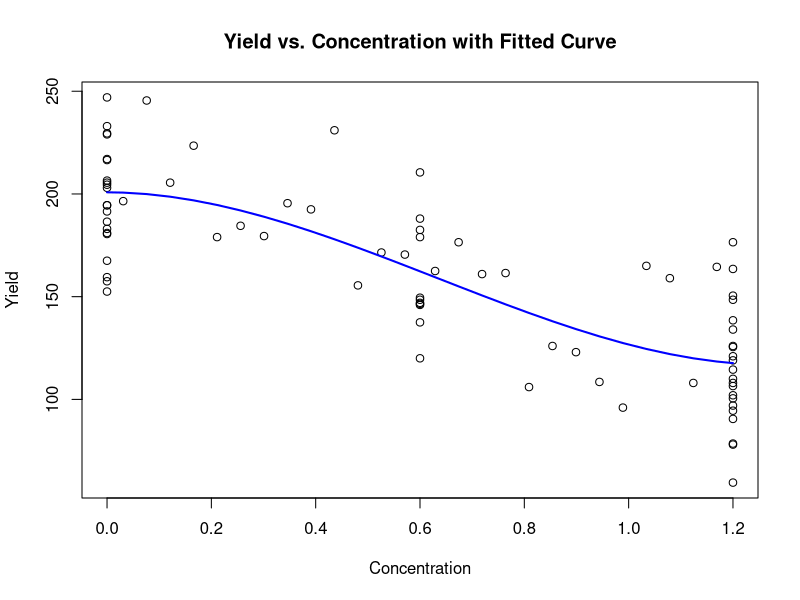
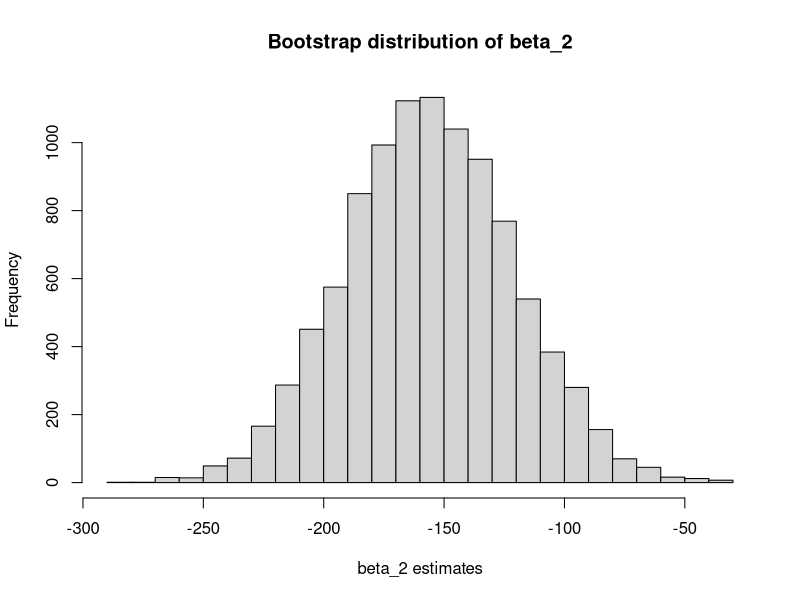

These figures' R source, in order:
data <- read.table("kresseertrag.dat", header = TRUE, sep = "", stringsAsFactors = FALSE)
x = data$X0.000
y = data$X215.5
regression_model <- lm(y~poly(x,3,raw = TRUE),data = data)
summary(regression_model)
model_reduced <- lm(y ~ I(x^2) + I(x^3) , data = data)
summary(model_reduced)
final_model <- model_reduced
pred <- predict(final_model) 
confint(final_model, level = 0.95)

plot(x,y, xlab = "Concentration", 
     ylab = "Yield",
     main = "Yield vs. Concentration with Fitted Curve")
lines(x, pred, col = "blue", lwd = 2)

#  95%-Bootstrap Confidence Interval (manual)

set.seed(12345) 
B <- 10000
n <- nrow(data)

beta2_boot <- numeric(B)

for (i in 1:B) {
  sample_id <- sample(1:n, size = n, replace = TRUE)
  data_boot <- data[sample_id, ]
  x = data_boot$X0.000
  y = data_boot$X215.5
  model_boot <- lm(y ~ I(x^2) + I(x^3), data = data_boot)
  
  beta2_boot[i] <- coef(model_boot)[2]
}

hist(beta2_boot, breaks = 30, main = "Bootstrap distribution of beta_2",
     xlab = "beta_2 estimates")
beta2_boot_sort <- sort(beta2_boot)
ci95 <- c(beta2_boot_sort[round(B*0.025)],beta2_boot_sort[round(B*0.975)])

#  95%-Bootstrap Confidence Interval (boot)
library(boot)
boot_func <- function(data, i){
  data_boot <- data[i, ]
  model <- lm(data_boot$X215.5 ~ I(data_boot$X0.000^2) + I(data_boot$X0.000^3))
  return(coef(model)[2])
}
get_boot <- boot(data = data, statistic = boot_func, R = 10000)
boot.ci(get_boot, type = "perc")
boot.ci(get_boot, type = "bca")
